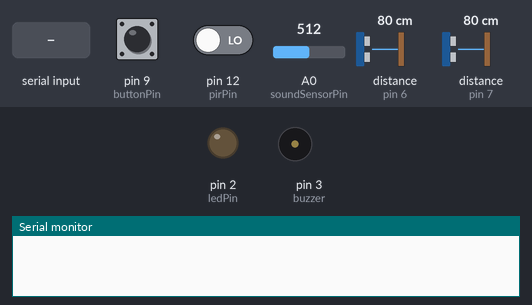
Simulated run of this sketch. Board: Arduino Uno, built with avr-gcc and run on an emulated ATmega328P. Shown: output pins drawn as LEDs (lit = HIGH), buzzer (waves = sounding, pin HIGH), the last lines printed to the serial monitor. The inputs (shaded band) are chosen by the test bench; at power-on: pin 12 (pirPin) LOW, pin 9 (buttonPin) LOW, A0 (soundSensorPin) = 512, distance to the obstacle (sensors on pin 6, pin 7) 80 cm. The echo pulse lasts 58.3 µs per cm; the modem accepts every AT command (registered, SIM ready, sends succeed) and sends nothing else; pins used as bus, display or sensor lines are not drawn.

Above: at 11.2 s.
11.3 s: pin 12 (pirPin) driven HIGH
At 12.1 s:
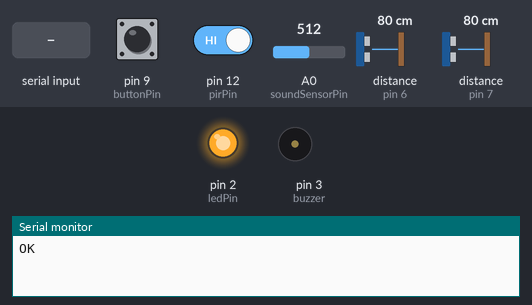
13.0 s: "1" received over the second serial link
Timing chart, 0 to 19.4 s (numbered marks = the images above; inputs shaded):
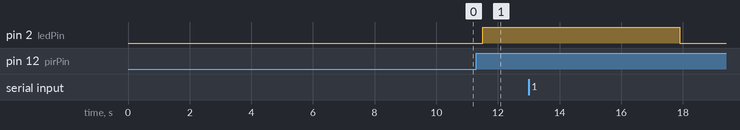

The sketch:

main.ino
```cpp
#include <SoftwareSerial.h>
SoftwareSerial mysim(10, 11);  // Connect GSM modem on pins 10 (RX) and 11 (TX)

// SMS message strings for different sensor events
String smstextsound;  // SMS message for sound sensor event
String smstextultra;  // SMS message for ultrasonic sensor event
String smstextmotion; // SMS message for motion sensor event
String smstextvibrate;  // SMS message for vibration sensor event
String smstextheight;   // SMS message for height measurement

const int buttonPin = 9;        // Vibration sensor pin
const int soundSensorPin = A0;  // Analog pin for the sound sensor
const int buzzer = 3;           // Digital pin for the LED
const int ledPin = 2;           // Digital pin for the LED
const int pirPin = 12;          // PIR sensor pin
const int trigPin = 5;          // Ultrasonic sensor trig pin
const int echoPin = 6;          // Ultrasonic sensor echo pin
const int trigPin1 = 8;         // Ultrasonic sensor 2 trig pin
const int echoPin1 = 7;         // Ultrasonic sensor 2 echo pin

int motion;                     // Motion sensor variable
long duration;                  // Ultrasonic sensor duration
int distance;                   // Ultrasonic sensor distance
bool objectDetected = false;    // Flag for object detection
float distance_cm;              // Distance in centimeters
float personHeight_ft;          // Person's height in feet
float personHeight_in;          // Person's height in inches
long duration1;                 // Ultrasonic sensor 2 duration

// Function prototypes
void setupGSM();                // Initialize GSM module
void checkVibrationSensor();    // Check vibration sensor
void handleUltrasonicDistance();// Handle ultrasonic distance measurement
int readSoundSensor();          // Read sound sensor value
int readMotionSensor();         // Read motion sensor value
void handleSoundDetected();     // Handle sound sensor event
void measureHeight();           // Measure person's height
void handleMotionDetected();    // Handle motion sensor event
void sendSMS(String message);   // Send SMS function
void updateSerial();            // Update serial communication

void setup() {
  pinMode(buttonPin, INPUT);
  pinMode(pirPin, INPUT);
  pinMode(trigPin, OUTPUT);
  pinMode(echoPin, INPUT);
  pinMode(trigPin1, OUTPUT);
  pinMode(echoPin1, INPUT);
  pinMode(buzzer, OUTPUT);
  pinMode(ledPin, OUTPUT);
  digitalWrite(buzzer, LOW);
  digitalWrite(ledPin, LOW);
  Serial.begin(9600);  // Initialize serial communication
  delay(5000);         // Delay for stability
  setupGSM();          // Initialize GSM module
}

void loop() {
  int sensorValue = readSoundSensor();  // Read sound sensor value
  int soundThreshold = 533;  // Sound threshold for detection
  if (sensorValue > soundThreshold) {  // If sound detected above threshold
    handleSoundDetected();  // Handle sound sensor event
  }

  motion = readMotionSensor();  // Read motion sensor value
  if (motion) {  // If motion detected
    handleMotionDetected();  // Handle motion sensor event
    delay(100);
    handleUltrasonicDistance();  // Handle ultrasonic distance measurement
    delay(100);
    checkVibrationSensor();  // Check vibration sensor
    delay(300);
    measureHeight();  // Measure person's height
    delay(100);
    sensorValue = readSoundSensor();  // Read sound sensor value again
    if (sensorValue > soundThreshold) {  // If sound detected again above threshold
      handleSoundDetected();  // Handle sound sensor event
      delay(100);
    }
  }
  delay(500);  // Delay for stability
}


void setupGSM() {
  mysim.begin(9600);  // Initialize GSM communication
  delay(5000);        // Delay for stability
}

// Ultrasonic sensor distance measurement function
void handleUltrasonicDistance() {
  digitalWrite(trigPin, LOW);  // Ensure trig pin is low
  delayMicroseconds(2);  // Wait for stability
  digitalWrite(trigPin, HIGH);  // Send ultrasonic signal
  delayMicroseconds(10);  // Wait for signal to bounce back
  digitalWrite(trigPin, LOW);  // Turn off trigger

  duration = pulseIn(echoPin, HIGH);  // Measure echo duration
  distance = duration * 0.034 / 2;  // Calculate distance in centimeters

  Serial.print("Distance: ");  // Print distance to serial monitor
  Serial.print(distance);
  Serial.println(" cm");
  delay(100);  // Delay for stability

  if (distance <= 50) {  // If distance is less than or equal to 50 cm
    smstextultra = "\nAlert: The person is approaching the target within 50 cm. Take precautionary measures.";  // Prepare SMS message
    digitalWrite(buzzer, HIGH);  // Turn on buzzer
    delay(2000);  // Delay for buzzer sound
    digitalWrite(buzzer, LOW);  // Turn off buzzer
    delay(1000);  // Delay for stability
    sendSMS(smstextultra);  // Send SMS notification
    Serial.println(smstextultra);  // Print SMS message to serial monitor
    digitalWrite(ledPin, HIGH);  // Turn on LED
  } else if (objectDetected && distance > 50) {  // If object detected and distance is greater than 50 cm
    objectDetected = false;  // Reset object detection flag
    Serial.println("The person left 50 cm away from the target.");  // Print message to serial monitor
    delay(100);  // Delay for stability
    digitalWrite(ledPin, LOW);  // Turn off LED
  }
}

// Read sound sensor function
int readSoundSensor() {
  return analogRead(soundSensorPin);  // Read sound sensor analog value and return
}

// Read motion sensor function
int readMotionSensor() {
  return digitalRead(pirPin);  // Read motion sensor digital value and return
}

// Vibration sensor handling function
void checkVibrationSensor() {
  if (digitalRead(buttonPin) == HIGH) {  // If vibration detected
    smstextvibrate = "\nIntruder detected. Immediate action required!";  // Prepare SMS message
    sendSMS(smstextvibrate);  // Send SMS notification
    digitalWrite(buzzer, HIGH);  // Turn on buzzer
    delay(3000);  // Delay for buzzer sound
    digitalWrite(buzzer, LOW);  // Turn off buzzer

    mysim.println("ATD+234...;");  // Make a call
    delay(30000);  // Wait for call duration
    mysim.println("ATH");  // Hang up call
  }
}

// Sound sensor handling function
void handleSoundDetected() {
  digitalWrite(buzzer, HIGH);  // Turn on buzzer
  digitalWrite(ledPin, HIGH);  // Turn on LED
  delay(1000);  // Delay for buzzer and LED
  digitalWrite(buzzer, LOW);  // Turn off buzzer
  digitalWrite(ledPin, LOW);  // Turn off LED
  delay(1500);  // Delay for stability
  smstextsound = "\nSound detected in the vicinity.";  // Prepare SMS message
  sendSMS(smstextsound);  // Send SMS notification
  Serial.println(smstextsound);  // Print SMS message to serial monitor
}

// Ultrasonic sensor 2 height measurement function
void measureHeight() {
  digitalWrite(trigPin1, LOW);  // Ensure trig pin is low
  delayMicroseconds(2);  // Wait for stability
  digitalWrite(trigPin1, HIGH);  // Send ultrasonic signal
  delayMicroseconds(10);  // Wait for signal to bounce back
  digitalWrite(trigPin1, LOW);  // Turn off trigger
  duration1 = pulseIn(echoPin1, HIGH);  // Measure echo duration
  distance_cm = duration1 * 0.0343 / 2;  // Calculate distance in centimeters

  distance_cm = max(0, distance_cm);  // Ensure distance is non-negative

  float personHeight_diff_cm = 205.2 - distance_cm;  // Calculate person's height difference from ground

  int height_ft = int(personHeight_diff_cm / 30.48);  // Convert height from cm to feet
  int height_in = (personHeight_diff_cm / 30.48 - height_ft) * 12;  // Convert remaining distance to inches

  smstextheight = "\nPerson's height measured: " + String(height_ft) + " feet " + String(height_in) + " inches";  // Prepare SMS message
  sendSMS(smstextheight);  // Send SMS notification
  Serial.println(smstextheight);  // Print SMS message to serial monitor
}

// Motion sensor handling function
void handleMotionDetected() {
  objectDetected = true;  // Set object detection flag
  smstextmotion = "\nMotion detected nearby. Please investigate.";  // Prepare SMS message
  digitalWrite(ledPin, HIGH);  // Turn on LED
  sendSMS(smstextmotion);  // Send SMS notification
  Serial.println(smstextmotion);  // Print SMS message to serial monitor
  handleUltrasonicDistance();  // Handle ultrasonic distance measurement
}

// Send SMS function with AT commands
void sendSMS(String message) {
  mysim.print("AT+CMGF=1\r");  // Set SMS mode to text
  updateSerial();  // Update serial communication
  delay(1000);  // Delay for stability

  mysim.println("AT + CMGS = \"+234.....\"");  // Set SMS destination number
  updateSerial();  // Update serial communication
  delay(1000);  // Delay for stability

  mysim.println(message);  // Send SMS message
  updateSerial();  // Update serial communication
  delay(1000);  // Delay for stability

  mysim.println((char)26);  // Send Ctrl+Z to indicate end of SMS
  updateSerial();  // Update serial communication
  delay(1000);  // Delay for stability

  mysim.println();  // Send new line character
  delay(100);  // Delay for stability
}

// Update serial communication function
void updateSerial() {
  delay(500);  // Delay for stability
  while (Serial.available()) {
    mysim.write(Serial.read());  // Read from serial and write to GSM module
  }
  while (mysim.available()) {
    Serial.write(mysim.read());  // Read from GSM module and write to serial
  }
}
```

Measured:
- after the input at 11.3 s, pin 2 (ledPin): LOW → HIGH after 0.20 s
